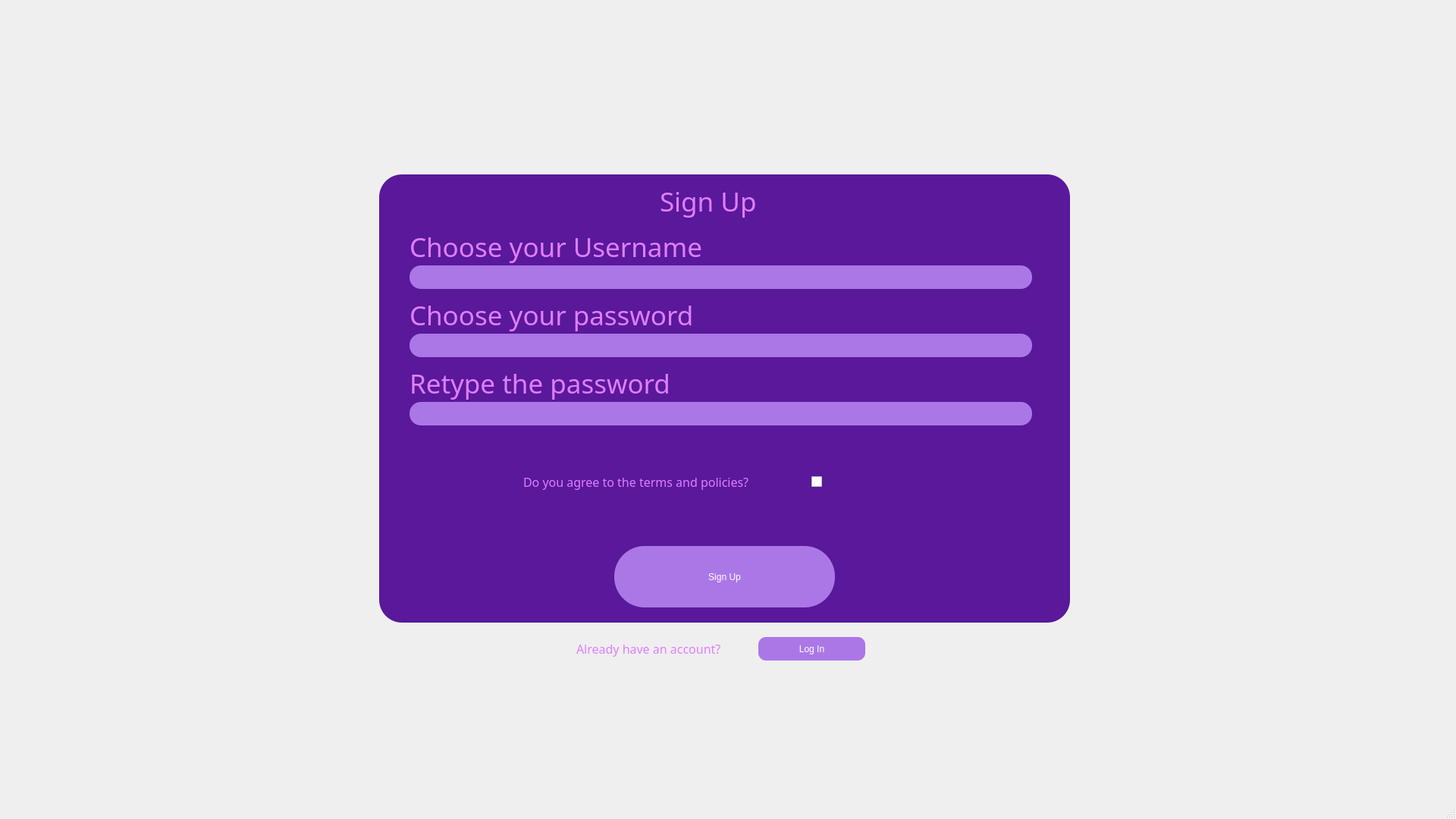
<?xml version="1.0" encoding="UTF-8"?>
<ui version="4.0">
 <class>SignUpPage</class>
 <widget class="QMainWindow" name="SignUpPage">
  <property name="geometry">
   <rect>
    <x>0</x>
    <y>0</y>
    <width>1920</width>
    <height>1080</height>
   </rect>
  </property>
  <property name="minimumSize">
   <size>
    <width>1920</width>
    <height>1080</height>
   </size>
  </property>
  <property name="maximumSize">
   <size>
    <width>1920</width>
    <height>1080</height>
   </size>
  </property>
  <property name="windowTitle">
   <string>MainWindow</string>
  </property>
  <widget class="QWidget" name="centralwidget">
   <widget class="QLabel" name="label">
    <property name="geometry">
     <rect>
      <x>0</x>
      <y>0</y>
      <width>1920</width>
      <height>1080</height>
     </rect>
    </property>
    <property name="sizePolicy">
     <sizepolicy hsizetype="Preferred" vsizetype="Preferred">
      <horstretch>0</horstretch>
      <verstretch>0</verstretch>
     </sizepolicy>
    </property>
    <property name="minimumSize">
     <size>
      <width>1920</width>
      <height>1080</height>
     </size>
    </property>
    <property name="maximumSize">
     <size>
      <width>1920</width>
      <height>1080</height>
     </size>
    </property>
    <property name="text">
     <string/>
    </property>
    <property name="pixmap">
     <pixmap>LogInPic.png</pixmap>
    </property>
   </widget>
   <widget class="QLabel" name="LogInLabel">
    <property name="geometry">
     <rect>
      <x>500</x>
      <y>230</y>
      <width>911</width>
      <height>591</height>
     </rect>
    </property>
    <property name="styleSheet">
     <string notr="true">background-color: rgb(90, 24, 154);
border-radius: 30px;</string>
    </property>
    <property name="text">
     <string/>
    </property>
   </widget>
   <widget class="QLabel" name="label_3">
    <property name="geometry">
     <rect>
      <x>870</x>
      <y>230</y>
      <width>191</width>
      <height>71</height>
     </rect>
    </property>
    <property name="font">
     <font>
      <family>Yu Gothic</family>
      <pointsize>26</pointsize>
     </font>
    </property>
    <property name="styleSheet">
     <string notr="true">color: rgb(223, 126, 255);</string>
    </property>
    <property name="text">
     <string>Sign Up </string>
    </property>
   </widget>
   <widget class="QLabel" name="label_5">
    <property name="geometry">
     <rect>
      <x>540</x>
      <y>290</y>
      <width>531</width>
      <height>71</height>
     </rect>
    </property>
    <property name="font">
     <font>
      <family>Yu Gothic</family>
      <pointsize>26</pointsize>
     </font>
    </property>
    <property name="styleSheet">
     <string notr="true">color: rgb(223, 126, 255);</string>
    </property>
    <property name="text">
     <string>Choose your Username</string>
    </property>
   </widget>
   <widget class="QLabel" name="label_6">
    <property name="geometry">
     <rect>
      <x>540</x>
      <y>380</y>
      <width>481</width>
      <height>71</height>
     </rect>
    </property>
    <property name="font">
     <font>
      <family>Yu Gothic</family>
      <pointsize>26</pointsize>
     </font>
    </property>
    <property name="styleSheet">
     <string notr="true">color: rgb(223, 126, 255);</string>
    </property>
    <property name="text">
     <string>Choose your password</string>
    </property>
   </widget>
   <widget class="QLineEdit" name="NewUsernameInput">
    <property name="geometry">
     <rect>
      <x>540</x>
      <y>350</y>
      <width>821</width>
      <height>31</height>
     </rect>
    </property>
    <property name="font">
     <font>
      <family>Rockwell</family>
      <pointsize>10</pointsize>
     </font>
    </property>
    <property name="styleSheet">
     <string notr="true">background-color: rgb(171, 119, 231);
border-radius: 15px;</string>
    </property>
    <property name="text">
     <string/>
    </property>
   </widget>
   <widget class="QLineEdit" name="NewPasswordInput">
    <property name="geometry">
     <rect>
      <x>540</x>
      <y>440</y>
      <width>821</width>
      <height>31</height>
     </rect>
    </property>
    <property name="font">
     <font>
      <family>Rockwell</family>
      <pointsize>10</pointsize>
     </font>
    </property>
    <property name="styleSheet">
     <string notr="true">background-color: rgb(171, 119, 231);
border-radius: 15px;</string>
    </property>
    <property name="text">
     <string/>
    </property>
   </widget>
   <widget class="QPushButton" name="SignUpBtn">
    <property name="geometry">
     <rect>
      <x>810</x>
      <y>720</y>
      <width>291</width>
      <height>81</height>
     </rect>
    </property>
    <property name="styleSheet">
     <string notr="true">QPushButton {
	font: 20pt &quot;Arial Rounded MT Bold&quot;;
	font: 75 10pt &quot;Georgia&quot;;
    background-color: rgb(171, 119, 231);
    color: white;
    border: none;
    border-radius: 40px;
	
}



QPushButton:pressed {
    background-color: rgb(131, 79, 191);
}


</string>
    </property>
    <property name="text">
     <string>Sign Up</string>
    </property>
   </widget>
   <widget class="QLabel" name="label_7">
    <property name="geometry">
     <rect>
      <x>690</x>
      <y>620</y>
      <width>801</width>
      <height>31</height>
     </rect>
    </property>
    <property name="font">
     <font>
      <family>Yu Gothic</family>
      <pointsize>12</pointsize>
     </font>
    </property>
    <property name="styleSheet">
     <string notr="true">color: rgb(223, 126, 255);</string>
    </property>
    <property name="text">
     <string>Do you agree to the terms and policies?</string>
    </property>
   </widget>
   <widget class="QCheckBox" name="AgreementCheckBox">
    <property name="geometry">
     <rect>
      <x>1070</x>
      <y>620</y>
      <width>101</width>
      <height>31</height>
     </rect>
    </property>
    <property name="styleSheet">
     <string notr="true">color: rgb(223, 126, 255);
font: 8pt &quot;MS Shell Dlg 2&quot;;</string>
    </property>
    <property name="text">
     <string/>
    </property>
   </widget>
   <widget class="QLabel" name="ErrorLabel">
    <property name="geometry">
     <rect>
      <x>580</x>
      <y>680</y>
      <width>801</width>
      <height>31</height>
     </rect>
    </property>
    <property name="font">
     <font>
      <family>Yu Gothic</family>
      <pointsize>12</pointsize>
     </font>
    </property>
    <property name="styleSheet">
     <string notr="true">color: rgb(170, 0, 0);</string>
    </property>
    <property name="text">
     <string/>
    </property>
   </widget>
   <widget class="QLabel" name="label_8">
    <property name="geometry">
     <rect>
      <x>760</x>
      <y>840</y>
      <width>801</width>
      <height>31</height>
     </rect>
    </property>
    <property name="font">
     <font>
      <family>Yu Gothic</family>
      <pointsize>12</pointsize>
     </font>
    </property>
    <property name="styleSheet">
     <string notr="true">color: rgb(223, 126, 255);</string>
    </property>
    <property name="text">
     <string>Already have an account?</string>
    </property>
   </widget>
   <widget class="QPushButton" name="LogInbtn">
    <property name="geometry">
     <rect>
      <x>1000</x>
      <y>840</y>
      <width>141</width>
      <height>31</height>
     </rect>
    </property>
    <property name="styleSheet">
     <string notr="true">QPushButton {
	font: 20pt &quot;Arial Rounded MT Bold&quot;;
	font: 75 10pt &quot;Georgia&quot;;
    background-color: rgb(171, 119, 231);
    color: white;
    border: none;
    border-radius: 10px;
	
}



QPushButton:pressed {
    background-color: rgb(131, 79, 191);
}


</string>
    </property>
    <property name="text">
     <string>Log In</string>
    </property>
   </widget>
   <widget class="QLabel" name="label_9">
    <property name="geometry">
     <rect>
      <x>540</x>
      <y>470</y>
      <width>481</width>
      <height>71</height>
     </rect>
    </property>
    <property name="font">
     <font>
      <family>Yu Gothic</family>
      <pointsize>26</pointsize>
     </font>
    </property>
    <property name="styleSheet">
     <string notr="true">color: rgb(223, 126, 255);</string>
    </property>
    <property name="text">
     <string>Retype the password</string>
    </property>
   </widget>
   <widget class="QLineEdit" name="RetypePasswordInput">
    <property name="geometry">
     <rect>
      <x>540</x>
      <y>530</y>
      <width>821</width>
      <height>31</height>
     </rect>
    </property>
    <property name="font">
     <font>
      <family>Rockwell</family>
      <pointsize>10</pointsize>
     </font>
    </property>
    <property name="styleSheet">
     <string notr="true">background-color: rgb(171, 119, 231);
border-radius: 15px;</string>
    </property>
    <property name="text">
     <string/>
    </property>
   </widget>
   <widget class="QLabel" name="SignUpErrorLabel">
    <property name="geometry">
     <rect>
      <x>550</x>
      <y>570</y>
      <width>221</width>
      <height>41</height>
     </rect>
    </property>
    <property name="text">
     <string/>
    </property>
   </widget>
   <zorder>label</zorder>
   <zorder>LogInLabel</zorder>
   <zorder>NewUsernameInput</zorder>
   <zorder>NewPasswordInput</zorder>
   <zorder>label_3</zorder>
   <zorder>label_5</zorder>
   <zorder>label_6</zorder>
   <zorder>SignUpBtn</zorder>
   <zorder>label_7</zorder>
   <zorder>AgreementCheckBox</zorder>
   <zorder>ErrorLabel</zorder>
   <zorder>label_8</zorder>
   <zorder>LogInbtn</zorder>
   <zorder>label_9</zorder>
   <zorder>RetypePasswordInput</zorder>
   <zorder>SignUpErrorLabel</zorder>
  </widget>
  <widget class="QMenuBar" name="menubar">
   <property name="geometry">
    <rect>
     <x>0</x>
     <y>0</y>
     <width>1920</width>
     <height>26</height>
    </rect>
   </property>
  </widget>
  <widget class="QStatusBar" name="statusbar"/>
 </widget>
 <resources/>
 <connections/>
</ui>
